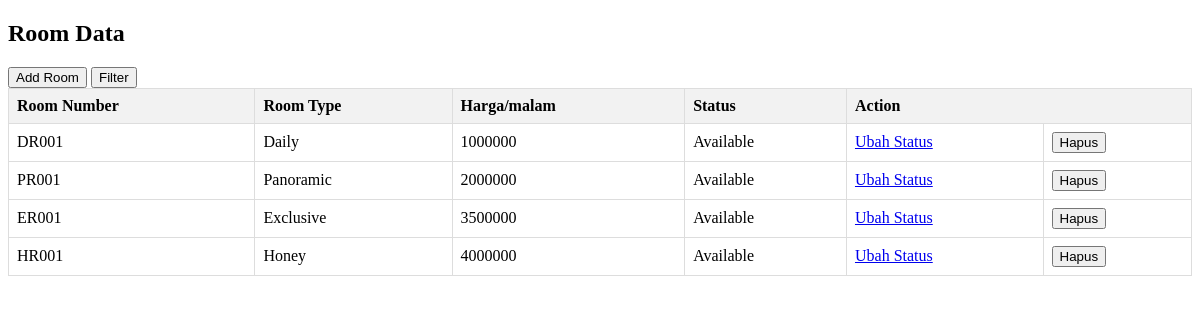
Before: /owner/ruang.php (signed in) with the older database file.
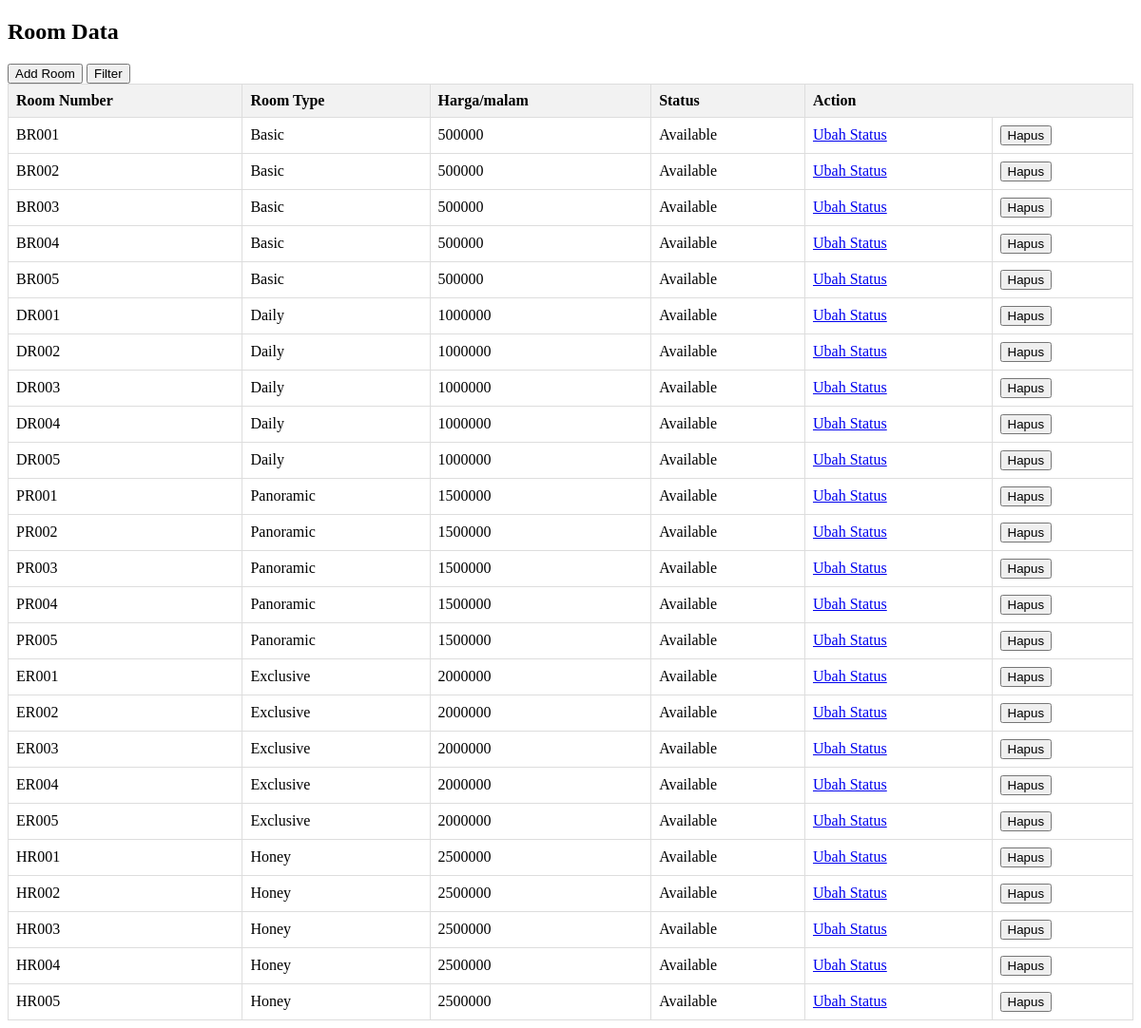
After: the same page with the newer database file.
### tables this page shows
CREATE TABLE `room` (
  `id_room` varchar(10) NOT NULL,
  `tipe_room` varchar(10) NOT NULL,
  `harga_room` int(100) NOT NULL,
  `status` varchar(10) NOT NULL
);

### owner/ruang.php (the view, shortened to what this page needs)
<?php
require_once("../koneksi.php");
$filter = "";
$sql = "SELECT * FROM room $filter ORDER BY harga_room ASC, id_room ASC";
$result = $koneksi->query($sql);
?>
<!DOCTYPE html>
<html lang="en">
<head>
</head>
<body>
    <h2>Room Data</h2>
    <button onclick="window.location.href='add_room.php'">Add Room</button>
    <button class="fa fa-filter" onclick="togglePopup()"> Filter</button>
    <table>
        <tr>
            <th>Room Number</th>
            <th>Room Type</th>
            <th>Harga/malam</th>
            <th>Status</th>
            <th colspan="2">Action</th>
        </tr>
        <?php
        if ($result->num_rows > 0) {
            while($row = $result->fetch_assoc()) {
                echo "<tr>";
                echo "<td>" . $row["id_room"] . "</td>";
                echo "<td>" . $row["tipe_room"] . "</td>";
                echo "<td>" . $row["harga_room"] . "</td>";
                echo "<td>" . $row["status"] . "</td>";
                echo "<td><a href='ubah_status.php?id=" . $row["id_room"] . "'>Ubah Status</a></td>";
                echo "<td>
                        <form method='post'> <input type='hidden' name='hapus_id' value='" . $row["id_room"] . "'>
                        <button type='submit' name='hapus_btn'>Hapus</button>
                        </form>
                     </td>";
                echo "</tr>";
            }
        } else {
            echo "<tr><td colspan='6'>No rooms found</td></tr>";
        }
        ?>
    </table>
</body>
</html>

### owner/ruang.php (style rules this page uses)
table { width: 100%; border-collapse: collapse; }
th, td { border: 1px solid #dddddd; text-align: left; padding: 8px; }
th { background-color: #f2f2f2; }

Changed rows visible on the page:
added room: id_room "BR001", tipe_room "Basic", harga_room "500000", status "Available"
added room: id_room "BR002", tipe_room "Basic", harga_room "500000", status "Available"
added room: id_room "BR003", tipe_room "Basic", harga_room "500000", status "Available"
added room: id_room "BR004", tipe_room "Basic", harga_room "500000", status "Available"
added room: id_room "BR005", tipe_room "Basic", harga_room "500000", status "Available"
added room: id_room "DR002", tipe_room "Daily", harga_room "1000000", status "Available"
added room: id_room "DR003", tipe_room "Daily", harga_room "1000000", status "Available"
added room: id_room "DR004", tipe_room "Daily", harga_room "1000000", status "Available"
added room: id_room "DR005", tipe_room "Daily", harga_room "1000000", status "Available"
changed room "PR001": harga_room "2000000" → "1500000"
added room: id_room "PR002", tipe_room "Panoramic", harga_room "1500000", status "Available"
added room: id_room "PR003", tipe_room "Panoramic", harga_room "1500000", status "Available"
added room: id_room "PR004", tipe_room "Panoramic", harga_room "1500000", status "Available"
added room: id_room "PR005", tipe_room "Panoramic", harga_room "1500000", status "Available"
changed room "ER001": harga_room "3500000" → "2000000"
added room: id_room "ER002", tipe_room "Exclusive", harga_room "2000000", status "Available"
added room: id_room "ER003", tipe_room "Exclusive", harga_room "2000000", status "Available"
added room: id_room "ER004", tipe_room "Exclusive", harga_room "2000000", status "Available"
added room: id_room "ER005", tipe_room "Exclusive", harga_room "2000000", status "Available"
changed room "HR001": harga_room "4000000" → "2500000"
added room: id_room "HR002", tipe_room "Honey", harga_room "2500000", status "Available"
added room: id_room "HR003", tipe_room "Honey", harga_room "2500000", status "Available"
added room: id_room "HR004", tipe_room "Honey", harga_room "2500000", status "Available"
added room: id_room "HR005", tipe_room "Honey", harga_room "2500000", status "Available"
